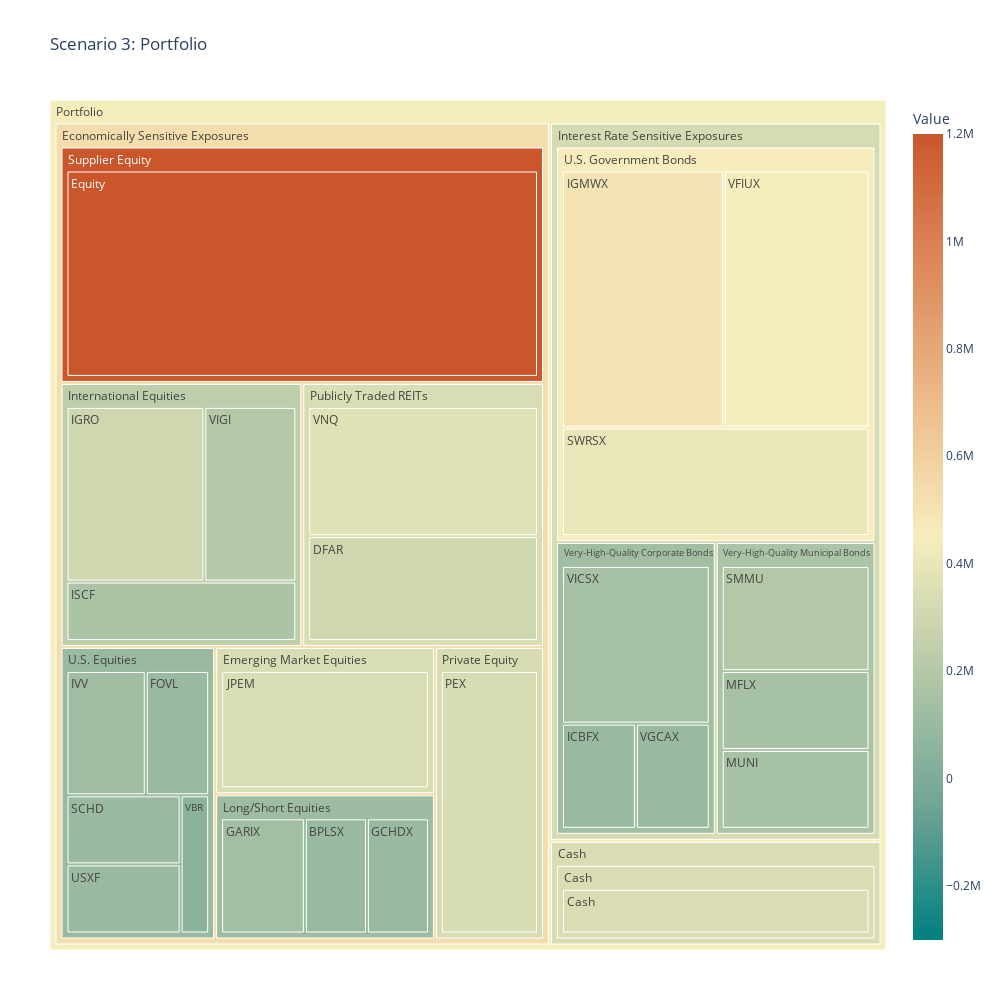

The code cell stored with this chart in its notebook:
### Code cell
fig = px.treemap(df, path=[px.Constant('Portfolio'),'Class','Sub Class','Ticker'], values='Value',
                  color='Value', hover_data=['Sub Class'],
                  color_continuous_scale='geyser',
                  color_continuous_midpoint=np.average(df['Value'], weights=df['Value']))

fig.update_layout( width = 1000, height = 1000,margin = dict(t=100, l=50, r=50, b=50))
fig.update_layout(
    title_text='Scenario 3: Portfolio'
)
fig.show()

### Figure 1 — Plotly figure (JSON) as saved in the notebook; plotly's stock layout.template omitted (floating-point values rounded to 4 significant figures)
{"data": [{"branchvalues": "total", "customdata": [["Long/Short Equities ", 100000], ["Cash", 342500], ["Publicly Traded REITs    ", 300000], ["Supplier Equity", 1200000], ["U.S. Equities ", 100000], ["Long/Short Equities ", 135000], ["Long/Short Equities ", 100000], ["Very-High-Quality Corporate Bonds ", 100000], ["U.S. Government Bonds ", 500000], ["International Equities ", 300000], ["International Equities ", 170000], ["U.S. Equities ", 125000], ["Emerging Market Equities ", 340000], ["Very-High-Quality Municipal Bonds", 150000], ["Very-High-Quality Municipal Bonds", 150000], ["Private Equity ", 335000], ["U.S. Equities ", 100000], ["Very-High-Quality Municipal Bonds", 200000], ["U.S. Government Bonds ", 400000], ["U.S. Equities ", 100000], ["U.S. Equities ", 50000], ["U.S. Government Bonds ", 450000], ["Very-High-Quality Corporate Bonds ", 100000], ["Very-High-Quality Corporate Bonds ", 150000], ["International Equities ", 200000], ["Publicly Traded REITs    ", 370000], ["Cash", 342500], ["Emerging Market Equities ", 340000], ["International Equities ", 237200.0], ["Long/Short Equities ", 114100.0], ["Private Equity ", 335000], ["Publicly Traded REITs    ", 338700.0], ["Supplier Equity", 1200000], ["U.S. Equities ", 101300.0], ["U.S. Government Bonds ", 453700.0], ["Very-High-Quality Corporate Bonds ", 130000], ["Very-High-Quality Municipal Bonds", 170000], ["Cash", 342500], ["(?)", 531700.0], ["(?)", 324500.0], ["(?)", 449500.0]], "domain": {"x": [0, 1], "y": [0, 1]}, "hovertemplate": "labels=%{label}<br>Value_sum=%{value}<br>parent=%{parent}<br>id=%{id}<br>Sub Class=%{customdata[0]}<br>Value=%{color}<extra></extra>", "ids": ["Portfolio/Economically Sensitive Exposures/Long/Short Equities /BPLSX", "Portfolio/Cash/Cash/Cash", "Portfolio/Economically Sensitive Exposures/Publicly Traded REITs    /DFAR", "Portfolio/Economically Sensitive Exposures/Supplier Equity/Equity", "Portfolio/Economically Sensitive Exposures/U.S. Equities /FOVL", "Portfolio/Economically Sensitive Exposures/Long/Short Equities /GARIX", "Portfolio/Economically Sensitive Exposures/Long/Short Equities /GCHDX", "Portfolio/Interest Rate Sensitive Exposures/Very-High-Quality Corporate Bonds /ICBFX", "Portfolio/Interest Rate Sensitive Exposures/U.S. Government Bonds /IGMWX", "Portfolio/Economically Sensitive Exposures/International Equities /IGRO", "Portfolio/Economically Sensitive Exposures/International Equities /ISCF", "Portfolio/Economically Sensitive Exposures/U.S. Equities /IVV", "Portfolio/Economically Sensitive Exposures/Emerging Market Equities /JPEM", "Portfolio/Interest Rate Sensitive Exposures/Very-High-Quality Municipal Bonds/MFLX", "Portfolio/Interest Rate Sensitive Exposures/Very-High-Quality Municipal Bonds/MUNI", "Portfolio/Economically Sensitive Exposures/Private Equity /PEX", "Portfolio/Economically Sensitive Exposures/U.S. Equities /SCHD", "Portfolio/Interest Rate Sensitive Exposures/Very-High-Quality Municipal Bonds/SMMU", "Portfolio/Interest Rate Sensitive Exposures/U.S. Government Bonds /SWRSX", "Portfolio/Economically Sensitive Exposures/U.S. Equities /USXF", "Portfolio/Economically Sensitive Exposures/U.S. Equities /VBR", "Portfolio/Interest Rate Sensitive Exposures/U.S. Government Bonds /VFIUX", "Portfolio/Interest Rate Sensitive Exposures/Very-High-Quality Corporate Bonds /VGCAX", "Portfolio/Interest Rate Sensitive Exposures/Very-High-Quality Corporate Bonds /VICSX", "Portfolio/Economically Sensitive Exposures/International Equities /VIGI", "Portfolio/Economically Sensitive Exposures/Publicly Traded REITs    /VNQ", "Portfolio/Cash/Cash", "Portfolio/Economically Sensitive Exposures/Emerging Market Equities ", "Portfolio/Economically Sensitive Exposures/International Equities ", "Portfolio/Economically Sensitive Exposures/Long/Short Equities ", "Portfolio/Economically Sensitive Exposures/Private Equity ", "Portfolio/Economically Sensitive Exposures/Publicly Traded REITs    ", "Portfolio/Economically Sensitive Exposures/Supplier Equity", "Portfolio/Economically Sensitive Exposures/U.S. Equities ", "Portfolio/Interest Rate Sensitive Exposures/U.S. Government Bonds ", "Portfolio/Interest Rate Sensitive Exposures/Very-High-Quality Corporate Bonds ", "Portfolio/Interest Rate Sensitive Exposures/Very-High-Quality Municipal Bonds", "Portfolio/Cash", "Portfolio/Economically Sensitive Exposures", "Portfolio/Interest Rate Sensitive Exposures", "Portfolio"], "labels": ["BPLSX", "Cash", "DFAR", "Equity", "FOVL", "GARIX", "GCHDX", "ICBFX", "IGMWX", "IGRO", "ISCF", "IVV", "JPEM", "MFLX", "MUNI", "PEX", "SCHD", "SMMU", "SWRSX", "USXF", "VBR", "VFIUX", "VGCAX", "VICSX", "VIGI", "VNQ", "Cash", "Emerging Market Equities ", "International Equities ", "Long/Short Equities ", "Private Equity ", "Publicly Traded REITs    ", "Supplier Equity", "U.S. Equities ", "U.S. Government Bonds ", "Very-High-Quality Corporate Bonds ", "Very-High-Quality Municipal Bonds", "Cash", "Economically Sensitive Exposures", "Interest Rate Sensitive Exposures", "Portfolio"], "marker": {"coloraxis": "coloraxis", "colors": [100000, 342500, 300000, 1200000, 100000, 135000, 100000, 100000, 500000, 300000, 170000, 125000, 340000, 150000, 150000, 335000, 100000, 200000, 400000, 100000, 50000, 450000, 100000, 150000, 200000, 370000, 342500, 340000, 237200.0, 114100.0, 335000, 338700.0, 1200000, 101300.0, 453700.0, 130000, 170000, 342500, 531700.0, 324500.0, 449500.0]}, "name": "", "parents": ["Portfolio/Economically Sensitive Exposures/Long/Short Equities ", "Portfolio/Cash/Cash", "Portfolio/Economically Sensitive Exposures/Publicly Traded REITs    ", "Portfolio/Economically Sensitive Exposures/Supplier Equity", "Portfolio/Economically Sensitive Exposures/U.S. Equities ", "Portfolio/Economically Sensitive Exposures/Long/Short Equities ", "Portfolio/Economically Sensitive Exposures/Long/Short Equities ", "Portfolio/Interest Rate Sensitive Exposures/Very-High-Quality Corporate Bonds ", "Portfolio/Interest Rate Sensitive Exposures/U.S. Government Bonds ", "Portfolio/Economically Sensitive Exposures/International Equities ", "Portfolio/Economically Sensitive Exposures/International Equities ", "Portfolio/Economically Sensitive Exposures/U.S. Equities ", "Portfolio/Economically Sensitive Exposures/Emerging Market Equities ", "Portfolio/Interest Rate Sensitive Exposures/Very-High-Quality Municipal Bonds", "Portfolio/Interest Rate Sensitive Exposures/Very-High-Quality Municipal Bonds", "Portfolio/Economically Sensitive Exposures/Private Equity ", "Portfolio/Economically Sensitive Exposures/U.S. Equities ", "Portfolio/Interest Rate Sensitive Exposures/Very-High-Quality Municipal Bonds", "Portfolio/Interest Rate Sensitive Exposures/U.S. Government Bonds ", "Portfolio/Economically Sensitive Exposures/U.S. Equities ", "Portfolio/Economically Sensitive Exposures/U.S. Equities ", "Portfolio/Interest Rate Sensitive Exposures/U.S. Government Bonds ", "Portfolio/Interest Rate Sensitive Exposures/Very-High-Quality Corporate Bonds ", "Portfolio/Interest Rate Sensitive Exposures/Very-High-Quality Corporate Bonds ", "Portfolio/Economically Sensitive Exposures/International Equities ", "Portfolio/Economically Sensitive Exposures/Publicly Traded REITs    ", "Portfolio/Cash", "Portfolio/Economically Sensitive Exposures", "Portfolio/Economically Sensitive Exposures", "Portfolio/Economically Sensitive Exposures", "Portfolio/Economically Sensitive Exposures", "Portfolio/Economically Sensitive Exposures", "Portfolio/Economically Sensitive Exposures", "Portfolio/Economically Sensitive Exposures", "Portfolio/Interest Rate Sensitive Exposures", "Portfolio/Interest Rate Sensitive Exposures", "Portfolio/Interest Rate Sensitive Exposures", "Portfolio", "Portfolio", "Portfolio", ""], "type": "treemap", "values": [100000, 342500, 300000, 1200000, 100000, 135000, 100000, 100000, 500000, 300000, 170000, 125000, 340000, 150000, 150000, 335000, 100000, 200000, 400000, 100000, 50000, 450000, 100000, 300000, 200000, 370000, 342500, 340000, 670000, 335000, 335000, 670000, 1200000, 475000, 1350000, 500000, 500000, 342500, 4025000, 2350000, 6717500]}], "layout": {"coloraxis": {"cmid": 449500.0, "colorbar": {"title": {"text": "Value"}}, "colorscale": [[0, "rgb(0, 128, 128)"], [0.1667, "rgb(112, 164, 148)"], [0.3333, "rgb(180, 200, 168)"], [0.5, "rgb(246, 237, 189)"], [0.6667, "rgb(237, 187, 138)"], [0.8333, "rgb(222, 138, 90)"], [1, "rgb(202, 86, 44)"]]}, "height": 1000, "legend": {"tracegroupgap": 0}, "margin": {"b": 50, "l": 50, "r": 50, "t": 100}, "title": {"text": "Scenario 3: Portfolio"}, "width": 1000}}
